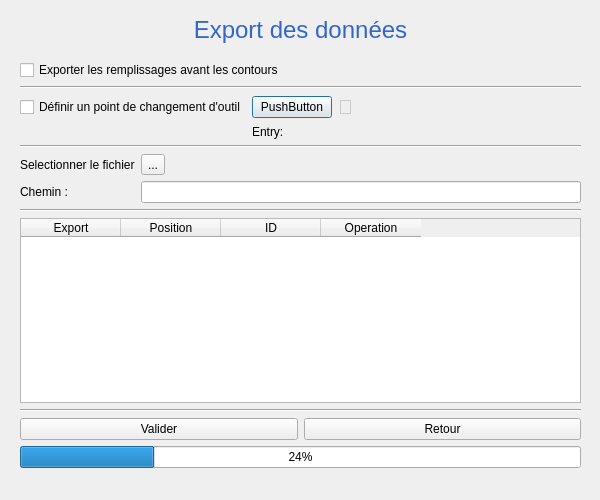
<?xml version="1.0" encoding="UTF-8"?>
<ui version="4.0">
 <class>Dialog_export</class>
 <widget class="QDialog" name="Dialog_export">
  <property name="geometry">
   <rect>
    <x>0</x>
    <y>0</y>
    <width>600</width>
    <height>500</height>
   </rect>
  </property>
  <property name="minimumSize">
   <size>
    <width>600</width>
    <height>500</height>
   </size>
  </property>
  <property name="maximumSize">
   <size>
    <width>600</width>
    <height>500</height>
   </size>
  </property>
  <property name="windowTitle">
   <string>Dialog</string>
  </property>
  <widget class="QLabel" name="labelTitle_export">
   <property name="geometry">
    <rect>
     <x>0</x>
     <y>0</y>
     <width>601</width>
     <height>60</height>
    </rect>
   </property>
   <property name="font">
    <font>
     <family>MS Shell Dlg 2</family>
    </font>
   </property>
   <property name="text">
    <string>&lt;html&gt;&lt;head/&gt;&lt;body&gt;&lt;p&gt;&lt;span style=&quot; font-size:18pt; color:#3366cc;&quot;&gt;Export des données&lt;/span&gt;&lt;/p&gt;&lt;/body&gt;&lt;/html&gt;</string>
   </property>
   <property name="alignment">
    <set>Qt::AlignCenter</set>
   </property>
  </widget>
  <widget class="QWidget" name="verticalLayoutWidget">
   <property name="geometry">
    <rect>
     <x>20</x>
     <y>60</y>
     <width>561</width>
     <height>441</height>
    </rect>
   </property>
   <layout class="QVBoxLayout" name="verticalLayout">
    <item>
     <layout class="QHBoxLayout" name="horizontalLayout">
      <item>
       <widget class="QCheckBox" name="checkBox_infillBeforePerimeters">
        <property name="text">
         <string>Exporter les remplissages avant les contours</string>
        </property>
       </widget>
      </item>
      <item>
       <spacer name="horizontalSpacer_2">
        <property name="orientation">
         <enum>Qt::Horizontal</enum>
        </property>
        <property name="sizeHint" stdset="0">
         <size>
          <width>40</width>
          <height>20</height>
         </size>
        </property>
       </spacer>
      </item>
     </layout>
    </item>
    <item>
     <widget class="Line" name="line_3">
      <property name="orientation">
       <enum>Qt::Horizontal</enum>
      </property>
     </widget>
    </item>
    <item>
     <layout class="QGridLayout" name="gridLayout">
      <item row="0" column="3">
       <spacer name="horizontalSpacer">
        <property name="orientation">
         <enum>Qt::Horizontal</enum>
        </property>
        <property name="sizeHint" stdset="0">
         <size>
          <width>40</width>
          <height>20</height>
         </size>
        </property>
       </spacer>
      </item>
      <item row="1" column="1">
       <widget class="QLabel" name="label_point_entry">
        <property name="enabled">
         <bool>true</bool>
        </property>
        <property name="text">
         <string>Entry:</string>
        </property>
       </widget>
      </item>
      <item row="0" column="1">
       <widget class="QPushButton" name="pushButton_load_change_tool_point">
        <property name="text">
         <string>PushButton</string>
        </property>
       </widget>
      </item>
      <item row="0" column="0">
       <widget class="QCheckBox" name="checkBox_define_change_tool_point">
        <property name="text">
         <string>Définir un point de changement d'outil</string>
        </property>
       </widget>
      </item>
      <item row="0" column="2">
       <widget class="QLabel" name="label_pointValidation">
        <property name="enabled">
         <bool>false</bool>
        </property>
        <property name="text">
         <string>&lt;span style = 'font-size:20px'&gt; &amp;#129324;&lt;/span&gt;</string>
        </property>
       </widget>
      </item>
     </layout>
    </item>
    <item>
     <widget class="Line" name="line">
      <property name="orientation">
       <enum>Qt::Horizontal</enum>
      </property>
     </widget>
    </item>
    <item>
     <layout class="QGridLayout" name="gridLayout_userEntries">
      <item row="1" column="1">
       <widget class="QLineEdit" name="lineEdit_fileName">
        <property name="text">
         <string/>
        </property>
       </widget>
      </item>
      <item row="0" column="0">
       <widget class="QLabel" name="label_destinationFolder">
        <property name="text">
         <string>Selectionner le fichier</string>
        </property>
       </widget>
      </item>
      <item row="1" column="0">
       <widget class="QLabel" name="label_fileName">
        <property name="text">
         <string>Chemin :</string>
        </property>
       </widget>
      </item>
      <item row="0" column="1">
       <widget class="QToolButton" name="toolButton_seletctPath">
        <property name="text">
         <string>...</string>
        </property>
       </widget>
      </item>
     </layout>
    </item>
    <item>
     <widget class="Line" name="line_4">
      <property name="orientation">
       <enum>Qt::Horizontal</enum>
      </property>
     </widget>
    </item>
    <item>
     <widget class="QTableWidget" name="tableWidget_operation">
      <column>
       <property name="text">
        <string>Export</string>
       </property>
      </column>
      <column>
       <property name="text">
        <string>Position</string>
       </property>
      </column>
      <column>
       <property name="text">
        <string>ID</string>
       </property>
      </column>
      <column>
       <property name="text">
        <string>Operation</string>
       </property>
      </column>
     </widget>
    </item>
    <item>
     <widget class="Line" name="line_2">
      <property name="orientation">
       <enum>Qt::Horizontal</enum>
      </property>
     </widget>
    </item>
    <item>
     <layout class="QHBoxLayout" name="horizontalLayout_validateReturn">
      <item>
       <widget class="QPushButton" name="pushButton_Validation">
        <property name="text">
         <string>Valider</string>
        </property>
       </widget>
      </item>
      <item>
       <widget class="QPushButton" name="pushButton_return">
        <property name="text">
         <string>Retour</string>
        </property>
       </widget>
      </item>
     </layout>
    </item>
    <item>
     <widget class="QProgressBar" name="progressBar">
      <property name="value">
       <number>24</number>
      </property>
     </widget>
    </item>
    <item>
     <spacer name="verticalSpacer">
      <property name="orientation">
       <enum>Qt::Vertical</enum>
      </property>
      <property name="sizeHint" stdset="0">
       <size>
        <width>20</width>
        <height>40</height>
       </size>
      </property>
     </spacer>
    </item>
   </layout>
  </widget>
 </widget>
 <tabstops>
  <tabstop>pushButton_Validation</tabstop>
  <tabstop>pushButton_return</tabstop>
  <tabstop>checkBox_infillBeforePerimeters</tabstop>
  <tabstop>checkBox_define_change_tool_point</tabstop>
  <tabstop>pushButton_load_change_tool_point</tabstop>
  <tabstop>toolButton_seletctPath</tabstop>
  <tabstop>lineEdit_fileName</tabstop>
  <tabstop>tableWidget_operation</tabstop>
 </tabstops>
 <resources/>
 <connections>
  <connection>
   <sender>pushButton_Validation</sender>
   <signal>clicked()</signal>
   <receiver>progressBar</receiver>
   <slot>show()</slot>
   <hints>
    <hint type="sourcelabel">
     <x>150</x>
     <y>448</y>
    </hint>
    <hint type="destinationlabel">
     <x>151</x>
     <y>480</y>
    </hint>
   </hints>
  </connection>
 </connections>
</ui>
